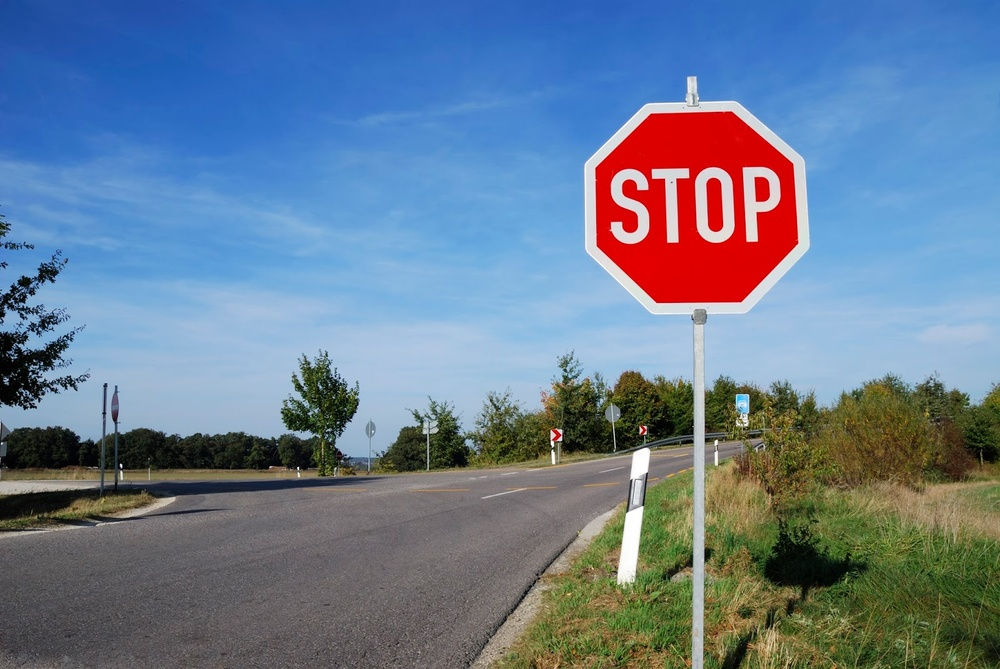
#> input picture Test Cases/Python OpenCV/Object_Detection/download.jpeg, 1000 x 669 px, shrunk from 1600 x 1071 before the run
$ python Object_Detection.py
#> lines starting #> are read from the running program, lines starting #| are printed output that depends on the picture
import cv2
from matplotlib import pyplot as plt


img = cv2.imread("download.jpeg")
#> img is the input picture: shape (669, 1000, 3); mean B, G, R 146, 123.6, 104.5

# Convert images from RGB to required grayscale.
img_gray = cv2.cvtColor(img, cv2.COLOR_BGR2GRAY)
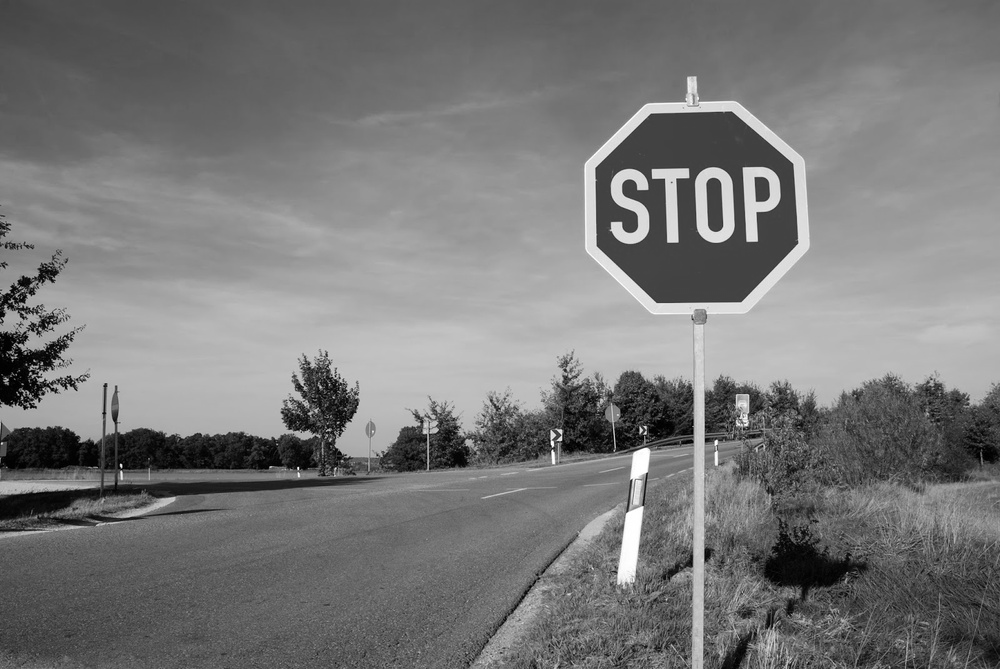
#> img_gray: shape (669, 1000); min 0, max 255, mean 120.4
img_rgb = cv2.cvtColor(img, cv2.COLOR_BGR2RGB)


# minsize to help ensure that we're seeing an actual stop sign, not a red dot.
stop_data = cv2.CascadeClassifier('stop_data.xml') # <-- Include .xml file.
found = stop_data.detectMultiScale(img_gray,
                                   minSize =(30, 30))
#> found = [[583, 85, 241, 241]]
# Don't do anything if there's no sign

amount_found = len(found)
#> amount_found = 1
if amount_found != 0:
    # Possibility for more than one stop sign?
    for (x, y, width, height) in found:
        # Green 'box' when stop sign is detected.
        cv2.rectangle(img_rgb, (x, y),
                      (x + height, y + width),
                      (0, 255, 0), 5)
#> this loop made 1 pass
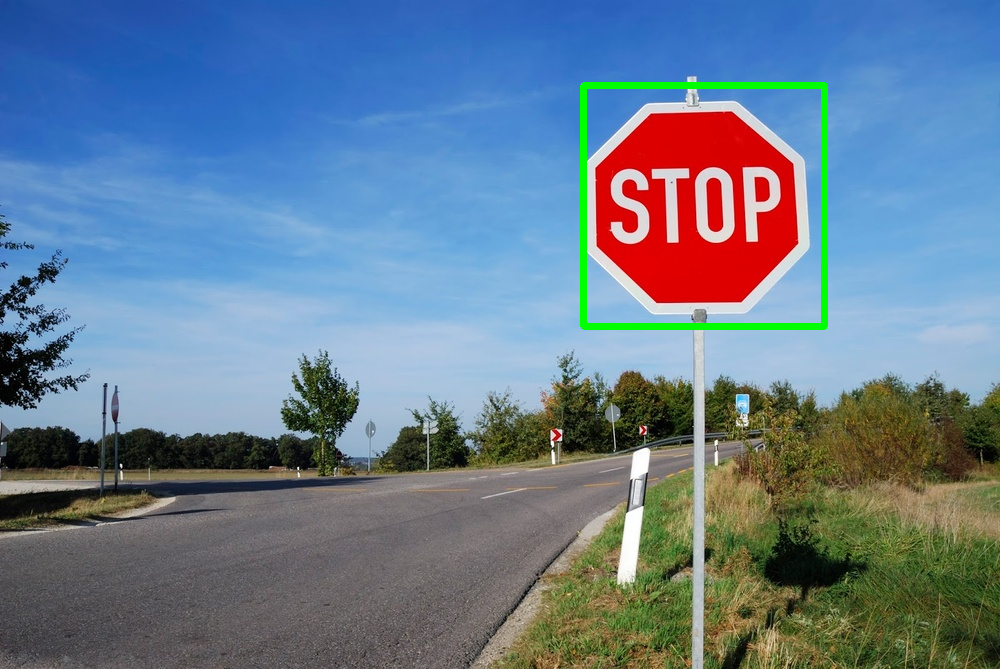
#> img_rgb: shape (669, 1000, 3); mean R, G, B 103.4, 124.5, 143.8

# Returns the image incl. the plot area.
plt.subplot(1, 1, 1)
plt.imshow(img_rgb)
plt.show()
